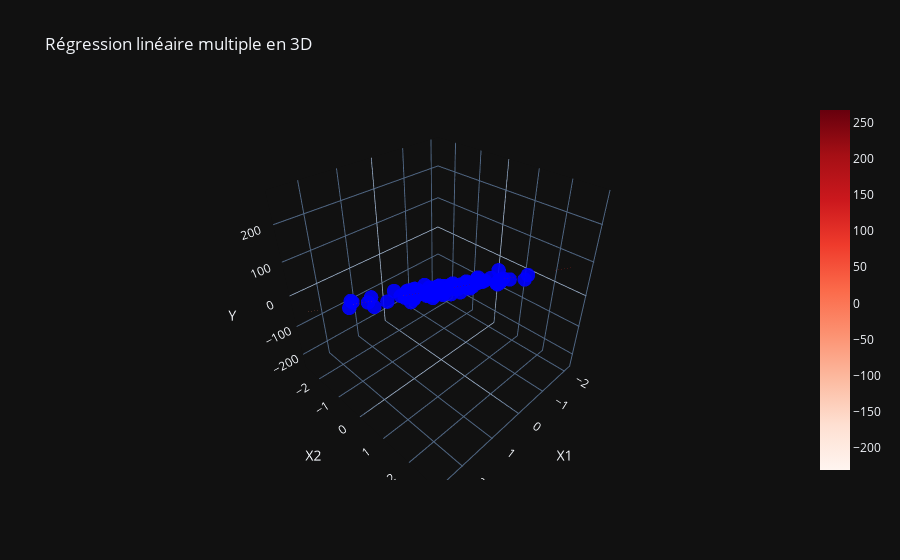

Source (notebook cell):
### Code cell
import plotly.graph_objects as go

x1_line = np.linspace(x1.min(), x1.max(), 20)
x2_line = np.linspace(x2.min(), x2.max(), 20)
x1_line, x2_line = np.meshgrid(x1_line, x2_line)

y_pred_line = a * x1_line + b * x2_line + c

# Data Viz
fig = go.Figure()

fig.add_trace(go.Scatter3d(
    x=x1.ravel(),
    y=x2.ravel(),
    z=y.ravel(),
    mode='markers',
    marker=dict(size=5, color='blue', opacity=0.9, showscale=False),
    name="Données"
))

fig.add_trace(
    go.Surface(
        x=x1_line, y=x2_line, z=y_pred_line,
        colorscale="Reds", opacity=0.5,
        name="Plan de régression"
    )
)

fig.update_layout(
    scene=dict(
        xaxis_title="X1",
        yaxis_title="X2",
        zaxis_title="Y"
    ),
    title="Régression linéaire multiple en 3D"
)

fig.show()
